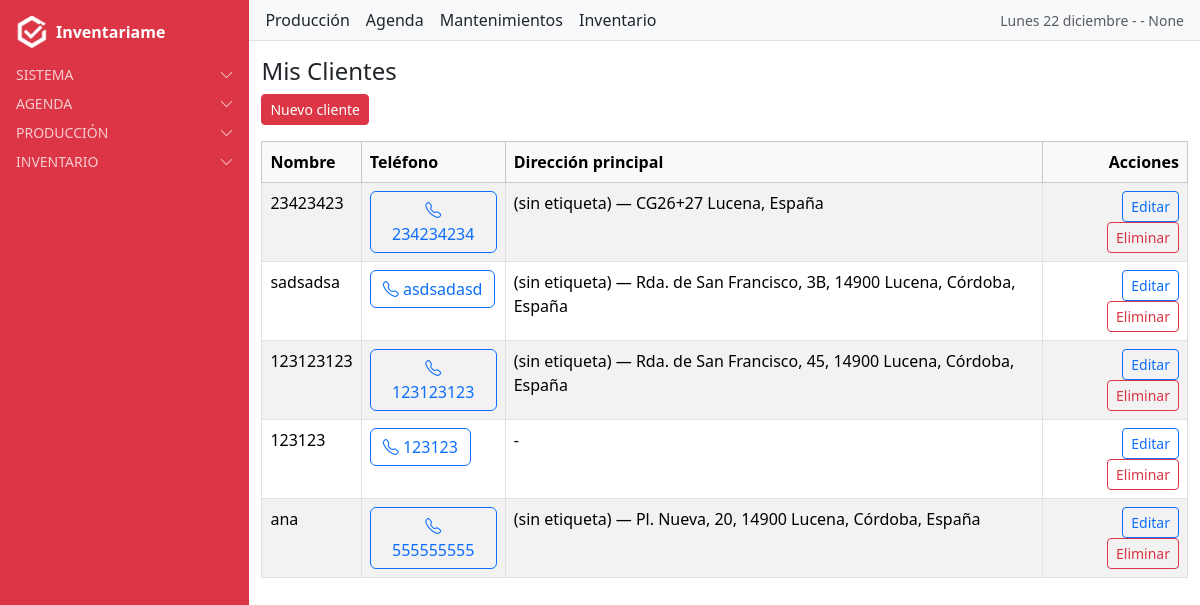
Screenshot of /clientes/ (signed in) with the database file from the repository.
### users/models.py (models this page shows, shortened)
class PerfilUsuario(models.Model):
    TIPOS_USUARIO = [
        ("grupo", "Grupo"),
        ("individual", "Individual"),
    ]
    usuario = models.OneToOneField(User, on_delete=models.CASCADE, related_name="perfil")
    tipo_usuario = models.CharField(max_length=10, choices=TIPOS_USUARIO, default="individual")
    matricula = models.CharField(
        max_length=50,
        unique=True,              # ✅ ahora no se puede repetir
        blank=True,
        null=True,
        help_text="Identificador único de matrícula"
    )
    nombre_grupo = models.CharField(max_length=100, blank=True, null=True)
    grupo_django = models.ForeignKey(Group, on_delete=models.SET_NULL, blank=True, null=True)
    creado = models.DateTimeField(auto_now_add=True)
    actualizado = models.DateTimeField(auto_now=True)

### clientes/models.py (models this page shows, shortened)
class Cliente(models.Model):
    nombre = models.CharField(max_length=200)
    telefono = models.CharField(max_length=20, blank=True, null=True)  # NUEVO CAMPO
    direccion = models.ForeignKey(
        Address,
        on_delete=models.SET_NULL,
        null=True,
        blank=True,
        related_name="clientes_principal"
    )
    usuario = models.ForeignKey(
        User,
        on_delete=models.CASCADE,
        related_name="clientes",
        null=True,  # permite nulos en registros antiguos
        blank=True  # permite dejarlo vacío en formularios
    )
    class Meta:
        verbose_name = "Cliente"
        verbose_name_plural = "Clientes"

### locations/models.py (models this page shows, shortened)
class Address(models.Model):
    user = models.ForeignKey(
        User,
        on_delete=models.CASCADE,
        related_name="addresses",
        null=True,
        blank=True
    )
    cliente = models.ForeignKey(
        "clientes.Cliente",
        on_delete=models.CASCADE,
        null=True,
        blank=True,
        related_name="direcciones"
    )
    label = models.CharField(max_length=120, blank=True, null=True)
    address = models.CharField(max_length=255)
    latitude = models.FloatField()   # ✅ más cómodo para Google Maps
    longitude = models.FloatField()
    principal = models.BooleanField(default=False)  # ✅ nuevo campo
    created_at = models.DateTimeField(auto_now_add=True)
    class Meta:
        ordering = ["-created_at"]

### clientes/views.py (the view)
# urls.py: path("", cliente_list, name="cliente_list"),
@login_required
def cliente_list(request):
    clientes = Cliente.objects.filter(usuario=request.user)
    return render(request, "clientes/cliente_list.html", {"clientes": clientes})

### inventariame/context_processors.py (called while the page is built)
def fecha_hoy(request):
    hoy = formats.date_format(datetime.now(), "l d F", use_l10n=True)
    return {"fecha_hoy": hoy.capitalize()}

def mes_y_anio(request):
    fecha = formats.date_format(datetime.now(), "F Y", use_l10n=True)
    return {"mes_y_anio": fecha.capitalize()}

### users/context_processors.py (called while the page is built)
def alertas_processor(request):
    if not request.user.is_authenticated:
        return {}
    ahora = timezone.now()
    proximas_con_recordatorio = Cita.objects.filter(
        usuario=request.user, recordatorio=True,
        fecha__gte=ahora, fecha__lte=ahora + timedelta(days=1)
    )
    if proximas_con_recordatorio.exists():
        return {"alertas": f"Tienes {proximas_con_recordatorio.count()} cita(s) con recordatorio en 24h"}
    return {}

### clientes/templates/clientes/cliente_list.html
{% extends "base.html" %}
{% block content_authenticated %}
<h4>Mis Clientes</h4>
<a href="{% url 'cliente_nuevo' %}" class="btn btn-danger btn-sm mb-3">Nuevo cliente</a>
<table class="table table-bordered table-striped">
  <thead class="table-light">
    <tr>
      <th>Nombre</th>
      <th>Teléfono</th>
      <th>Dirección principal</th>
      <th class="text-end">Acciones</th>
    </tr>
  </thead>
  <tbody>
    {% for cliente in clientes %}
    <tr>
      <td>{{ cliente.nombre }}</td>
      <td>
        <a href="tel:+34{{ cliente.telefono|default:"-" }}" class="btn btn-outline-primary">
          <i class="bi bi-telephone"></i> {{ cliente.telefono|default:"-" }}
        </a>
        </td>
      <td>
        {% if cliente.direccion %}
          {{ cliente.direccion.label|default:"(sin etiqueta)" }} — {{ cliente.direccion.address }}
        {% else %}
          -
        {% endif %}
      </td>
      <td class="text-end">
        <a href="{% url 'cliente_update' cliente.pk %}" class="btn btn-sm btn-outline-primary">Editar</a>
        <a href="{% url 'cliente_delete' cliente.pk %}" class="btn btn-sm btn-outline-danger">Eliminar</a>
      </td>
    </tr>
    {% empty %}
    <tr>
      <td colspan="4" class="text-center">Sin clientes aún</td>
    </tr>
    {% endfor %}
  </tbody>
</table>
{% endblock %}

### templates/includes/navbar_authenticated.html (shortened to what this page needs)
<nav class="navbar bg-light border-bottom px-3 d-flex flex-wrap align-items-center justify-content-between gap-3">
  <div class="d-none d-lg-flex gap-3">
    <a href="{% url 'users:dashboard' %}" class="nav-link text-dark">Producción</a>
    <a href="{% url 'cita_list' %}" class="nav-link text-dark">Agenda</a>
    <a href="{% url 'mantenimiento_list' %}" class="nav-link text-dark">Mantenimientos</a>
    <a href="{% url 'stock_list' %}" class="nav-link text-dark">Inventario</a>
  </div>
  <div class="d-flex align-items-center gap-2">
    <span class="text-muted small"> {{ fecha_hoy }} -  {{ user.first_name }} - {{ user.perfil.matricula }} </span>
  </div>
</nav>

### rows the page displays
Cliente: nombre "23423423", telefono "234234234", direccion.label "(sin etiqueta)", direccion.address "CG26+27 Lucena, España"
Cliente: nombre "sadsadsa", telefono "asdsadasd", direccion.label "(sin etiqueta)", direccion.address "Rda. de San Francisco, 3B, 14900 Lucena, Córdoba, España"
Cliente: nombre "123123123", telefono "123123123", direccion.label "(sin etiqueta)", direccion.address "Rda. de San Francisco, 45, 14900 Lucena, Córdoba, España"
Cliente: nombre "123123", telefono "123123"
Cliente: nombre "ana", telefono "555555555", direccion.label "(sin etiqueta)", direccion.address "Pl. Nueva, 20, 14900 Lucena, Córdoba, España"

### other values shown
{{ fecha_hoy }} "Lunes 22 diciembre"
{{ user.perfil.matricula }} "None"
